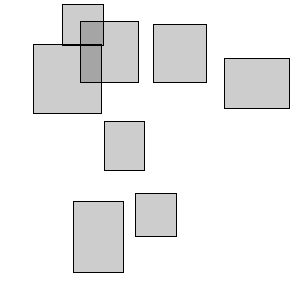
Frame 1 (no input)
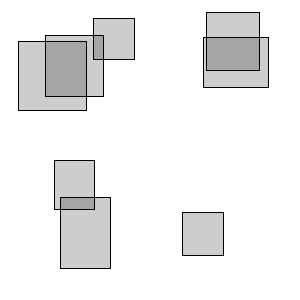
Frame 60 (the mouse pressed at the canvas centre just before this capture)
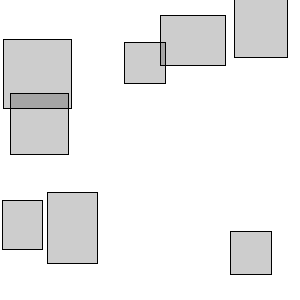
Frame 120 (the mouse held since frame 60 and released just before this capture)

The Processing sketch that drew these frames (run headless with seeded random() and noise(); from frame 60 on, the mouse is pressed at the canvas centre):

// Processing sketch: example_hoveringMouse
// ── example_hoveringMouse.pde

// Use this to store some boxes.
ArrayList<MyBox> boxes;

// How many boxes do you want to create?
int numBoxes = 8;

void setup() {
  size(300, 300);
  background(255);

  // Initialize the storage.
  boxes = new ArrayList<MyBox>();

  // Create some boxes
  for (int i = numBoxes; i > 0; i--) {
    // Call the construction function for the MyBox class
    MyBox b = new MyBox();
    // Add the MyBox instance we created to the boxes ArrayList
    boxes.add(b);
  }
}

void draw() {
  // Paint the canvas white
  background(255);

  // Tell each MyBox object to display itself
  for (MyBox b : boxes) {
    b.display();
  }
}

// ==================================================
// Here is the class definition we will use for 
// boxes that know whether we have hovered over them.
class MyBox {
  // The vector each box will use to track its position.
  PVector position;

  // The vector each box will use to track its velocity.
  PVector velocity;

  // Variables for tracking the size of each box
  int w, h;

  // Track if we have hovered the mouse over this box
  boolean haveHovered;

  // The "constructor" function for the class
  MyBox() {
    // Initialize hover state
    this.haveHovered = false;

    // Set a random size for the box when it is created
    this.w = int(random(40, 80));
    this.h = int(random(40, 80));

    // Initialize the PVector we'll use to store position
    this.position = new PVector();

    // Set a random position on the screen for each box
    // when it is created. PVector holds floats.
    this.position.x = random(0, width - this.w);
    this.position.y = random(0, height - this.h);

    // Initialize a velocity for the box
    this.velocity = new PVector();

    // Set an initial velocity between -1 and 1 on both axes
    this.velocity.x = random(-1, 1);
    this.velocity.y = random(-1, 1);
  }

  // The MyBox class method - the code that allows a MyBox
  // object to know how to draw itself.
  void display() {

    // Add the velocity to the position
    // This PVector method mutates the original position
    // instead of creating and returning a new PVector.
    this.position.add(this.velocity);

    // Check if we need to reverse one of the
    // velocity directions.
    this.checkDirection();

    // Call the hitDetection method
    this.hitDetection();

    // Draw the box
    rect(this.position.x, this.position.y, this.w, this.h);
  }

  void checkDirection() {
    // Check the x direction
    if (this.position.x <= 0) {
      this.velocity.x = abs(this.velocity.x);
    } else if (this.position.x + this.w >= width){
      this.velocity.x *= -1; 
    }
    
    // Check the y direction
    if (this.position.y <= 0) {
      this.velocity.y = abs(this.velocity.y);
    } else if (this.position.y + this.h >= height){
      this.velocity.y *= -1; 
    }
  }

  void hitDetection() {
    if (mouseX >= this.position.x          &&
        mouseX <= this.position.x + this.w &&
        mouseY >= this.position.y          &&
        mouseY <= this.position.y + this.h) 
    {
      // If we meet those conditions, color red
      fill(255, 0, 0);

      // Change state to know this box has been hovered over
      this.haveHovered = true;
    } else if (this.haveHovered) {
      // If we have hovered over it previously,
      // color transluscent purple
      fill(255, 0, 255, 50);
    } else {
      // Otherwise, color transluscent grey
      fill(0, 50);
    }
  }
}
